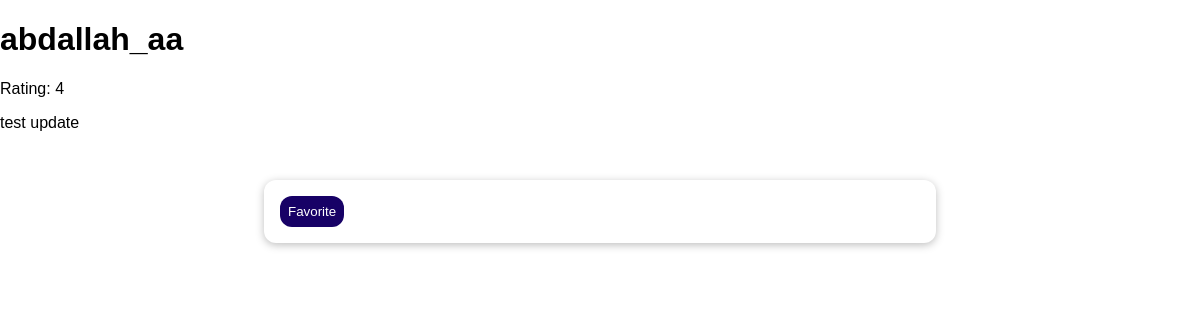
The page /review/5/ on the database as committed earlier.
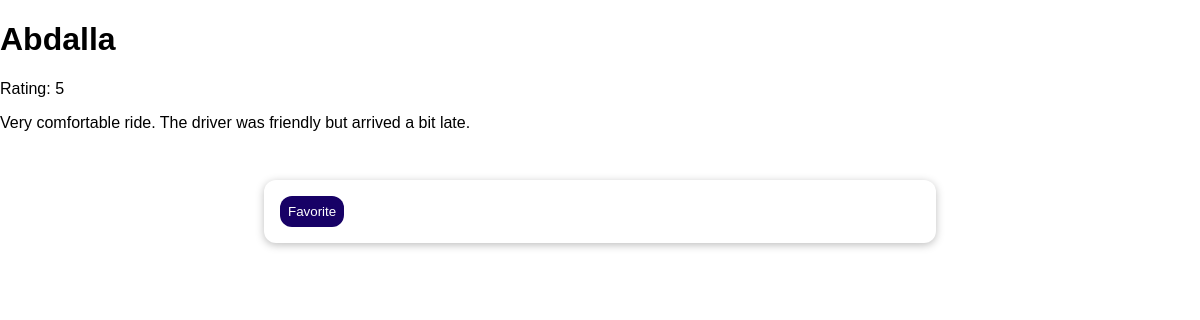
The same page on the database as committed later.
### reviews/models.py (models this page shows, shortened)
class Review(models.Model):
    username = models.CharField(max_length=20)
    rating = models.IntegerField(
        validators=[MinValueValidator(1), MaxValueValidator(5)]
    )
    review_text = models.TextField()
    class Meta:
        verbose_name_plural = "Review's"

### reviews/views.py (the view)
# urls.py: path("review/<int:pk>/", views.SingleReviewView.as_view(), name="review"),
class SingleReviewView(DetailView):
    template_name = "reviews/single_review.html"
    model = Review
    def get_context_data(self, **kwargs):
        context =  super().get_context_data(**kwargs)
        loaded_review = self.object
        request = self.request
        favorite_id = request.session.get('favorite_review')
        context['is_favorite'] =  favorite_id == str(loaded_review.id)
        return context

### reviews/templates/reviews/single_review.html (shortened to what this page needs)
{% extends 'reviews/base.html' %}
{% block content %}
<h1>{{review.username}}</h1>
<p>Rating: {{review.rating}} </p>
<p>{{review.review_text}}</p>
{% if is_favorite %}
<p>This is my favorite!</p>
{% else %}
<form action="/reviews/favorite" method="post">
    <button>Favorite</button>
</form>
{% endif %}
{% endblock %}

Rows that differ between the two databases and show on the page:
changed Review: username "abdallah_aa" → "Abdalla"; rating "4" → "5"; review_text "test update" → "Very comfortable ride. The driver was friendly but arrived a bit late."
